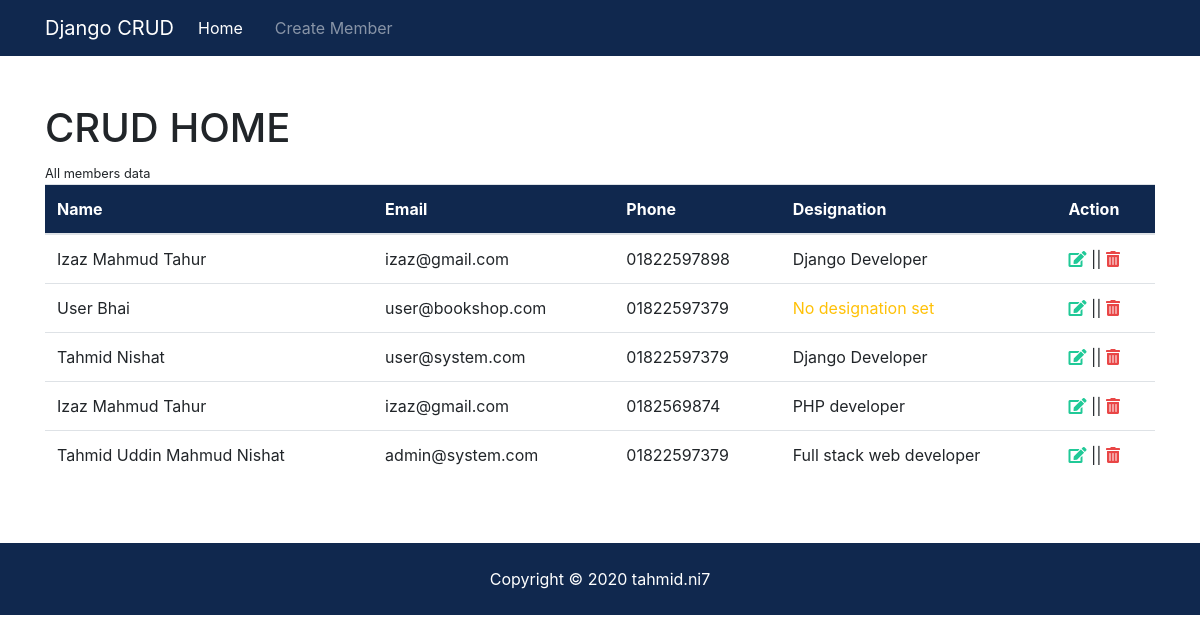
The app's page /, older data.
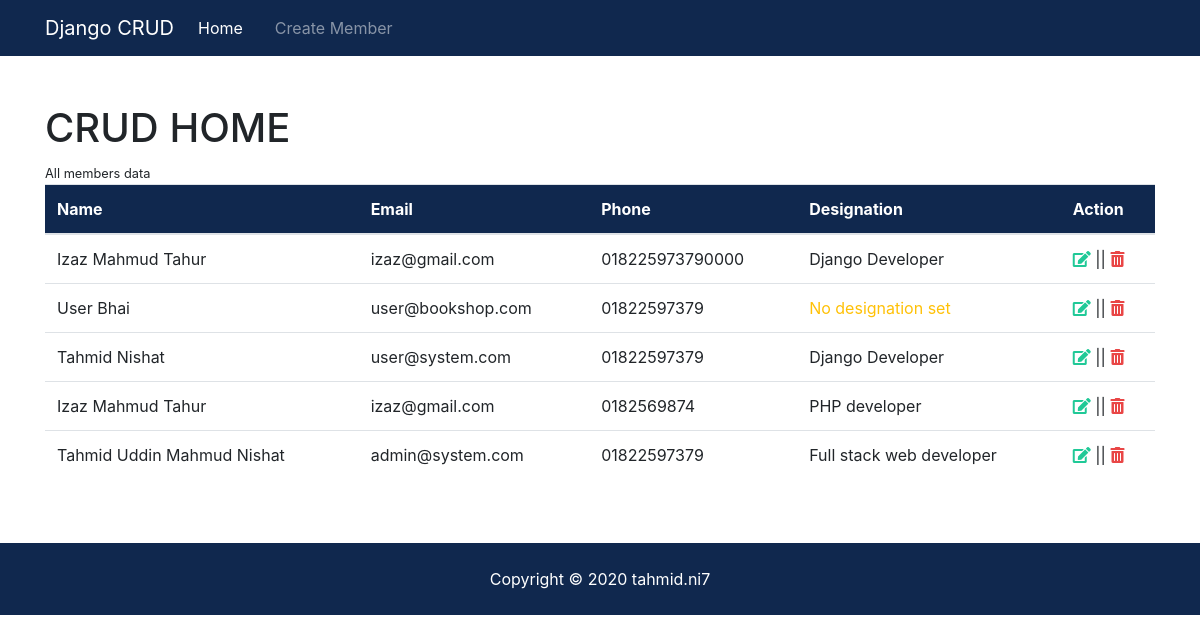
The same page, newer data.
### crud/models.py (models this page shows, shortened)
class Member(models.Model):
    name = models.CharField(max_length=100)
    email = models.EmailField(max_length=50)
    phone = models.CharField(max_length=15)
    designation = models.CharField(max_length=100, blank=True)
    is_active = models.BooleanField(default=True)

### crud/views.py (the view)
# urls.py: path('', views.home, name='home'),
def home(request):
    members = Member.objects.order_by('-id').filter(is_active=True)
    context = {
        'members': members
    }
    return render(request, 'crud/home.html', context)

### templates/crud/home.html (shortened to what this page needs)
{% extends 'base.html' %}
{% block body_block %}
<div class="container py-5">
	<h1>CRUD HOME </h1><small>All members data</small>
	{% if members %}
	<table class="table table-responsive-sm">
		<thead class="bg-primary text-white">
		<th>Name</th>
		<th>Email</th>
		<th>Phone</th>
		<th>Designation</th>
		<th>Action</th>
		</thead>
		<tbody>
		{% for member in members %}
		<tr>
			<td>{{ member.name }}</td>
			<td>{{ member.email }}</td>
			<td>{{ member.phone }}</td>
			<td>
				{% if member.designation %}
				{{ member.designation }}
				{% else %}
				<span class="text-warning">No designation set</span>
				{% endif %}
			</td>
			<td>
				<a class="text-success" title="Edit" href="{% url 'edit' member.id %}"><i class="fas fa-edit"></i></a>
				|| <a class="text-danger" href="{% url 'delete' member.id %}"><i class="fas fa-trash-alt"></i></a>
			</td>
		</tr>
		{% endfor%}
		</tbody>
	</table>
	{% else %}
	<p class="alert alert-danger alert-dismissible">No member found in list</p>
	{% endif %}
</div>
{% endblock %}

Row changes from the older to the newer data that the page shows:
changed Member (number 1 of 5 on the later page): phone "01822597898" → "018225973790000"
